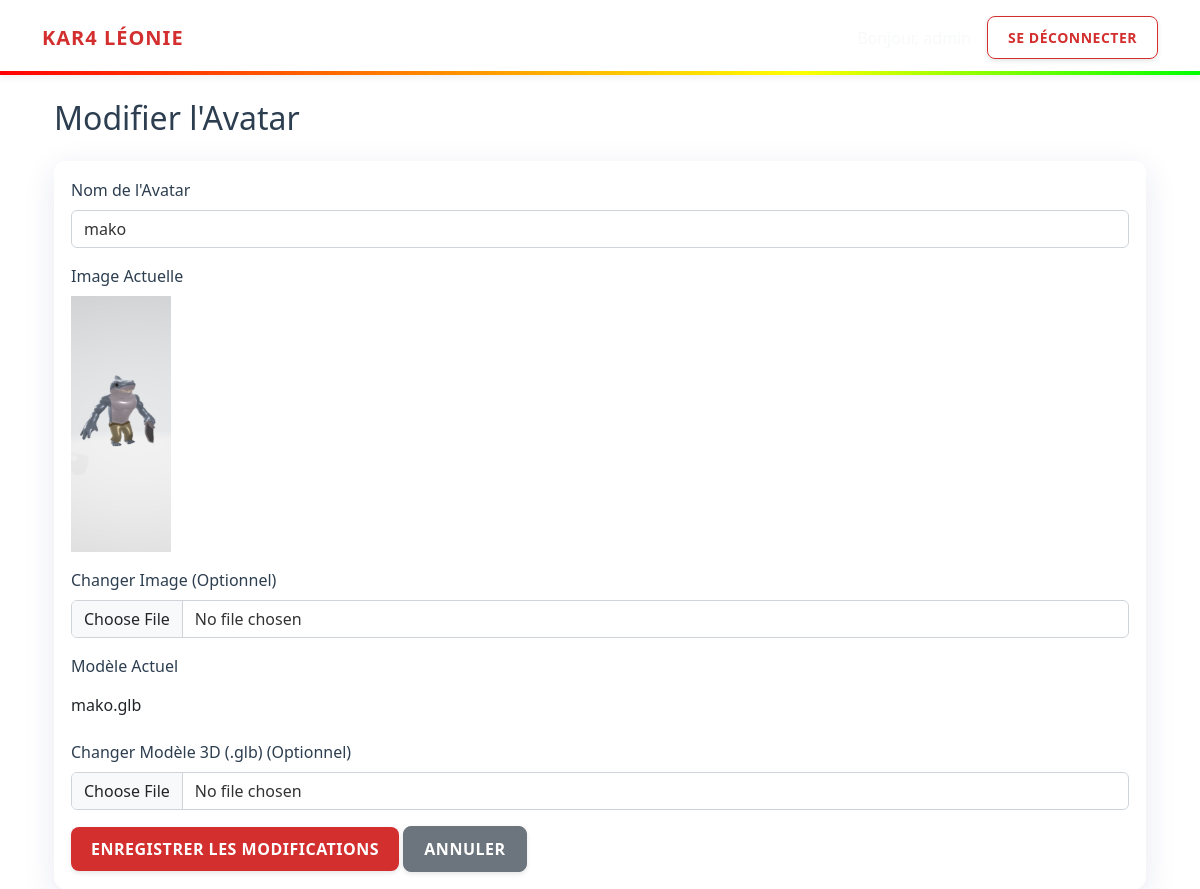
Screenshot of /index.php?page=admin&action=editAvatar&id=1 (signed in) with the database file from the repository.
### tables this page shows
CREATE TABLE `avatar` (
  `idAvatar` int(11) NOT NULL,
  `nameAvatar` varchar(50) NOT NULL,
  `imgAvatar` varchar(255) DEFAULT NULL,
  `modelAvatar` varchar(255) DEFAULT NULL
);

### config/db.php (called while the page is built, shortened)
<?php
class Database {
    private $host = "localhost";
    private $db_name = "leonie";
    private $username = "root";
    private $password = "";
    public function getConnection() {
        $this->conn = null;
        try {
            $this->conn = new PDO("mysql:host=" . $this->host . ";dbname=" . $this->db_name, $this->username, $this->password);
            $this->conn->exec("set names utf8");
        } catch(PDOException $exception) {
            echo "Connection error: " . $exception->getMessage();
        }
        return $this->conn;
    }
}

### models/Avatar.php (called while the page is built, shortened)
<?php
class Avatar
{
    private $db;
    public function __construct()
    {
        $this->db = (new Database())->getConnection();
    }
    public function getById($id)
    {
        $sql = "SELECT * FROM avatar WHERE idAvatar = :id";
        $stmt = $this->db->prepare($sql);
        $stmt->bindParam(':id', $id);
        $stmt->execute();
        return $stmt->fetch(PDO::FETCH_ASSOC);
    }
}

### views/admin/edit_avatar.php (the view, shortened to what this page needs)
<?php include 'views/layouts/header.php'; ?>
<div class="container">
    <h2 class="mb-4">Modifier l'Avatar</h2>
    <div class="card">
        <div class="card-body">
            <form action="index.php?page=admin&action=updateAvatar" method="POST" enctype="multipart/form-data">
                <div class="mb-3">
                    <label for="name" class="form-label">Nom de l'Avatar</label>
                    <input type="text" class="form-control" id="name" name="name"
                        value="<?= htmlspecialchars($avatar['nameAvatar']) ?>" required>
                </div>
                <div class="mb-3">
                    <label class="form-label">Image Actuelle</label>
                    <br>
                    <img src="<?= $avatar['imgAvatar'] ?>" alt="Avatar" width="100">
                </div>
                <div class="mb-3">
                    <label for="image" class="form-label">Changer Image (Optionnel)</label>
                    <input type="file" class="form-control" id="image" name="image" accept="image/*">
                </div>
                <div class="mb-3">
                    <label class="form-label">Modèle Actuel</label>
                    <p class="form-control-plaintext">
                        <?= $avatar['modelAvatar'] ? basename($avatar['modelAvatar']) : 'Aucun' ?></p>
                </div>
                <div class="mb-3">
                    <label for="model" class="form-label">Changer Modèle 3D (.glb) (Optionnel)</label>
                    <input type="file" class="form-control" id="model" name="model" accept=".glb">
                </div>
                <button type="submit" class="btn btn-primary">Enregistrer les modifications</button>
                <a href="index.php?page=admin&action=dashboard" class="btn btn-secondary">Annuler</a>
            </form>
        </div>
    </div>
</div>
<?php include 'views/layouts/footer.php'; ?>

### views/layouts/header.php (style rules this page uses)
:root { --christmas-red: #d32f2f; --pine-green: #388e3c; --snow-white: #ffffff; --gold: #fbc02d; --dark-text: #2c3e50; }
body { background: url('https://images.unsplash.com/photo-1491002052546-bf38f186af56?q=80&w=2608&auto=format&fit=crop') no-repeat center center fixed; background-size: cover; min-height: 100vh; font-family: 'Segoe UI', sans-serif; color: var(--dark-text); }
body::before { content: ''; position: fixed; top: 0; left: 0; right: 0; bottom: 0; background: rgba(255, 255, 255, 0.4); z-index: -1; }
.card { border: 1px solid rgba(255, 255, 255, 0.6); border-radius: 12px; box-shadow: 0 8px 32px rgba(31, 38, 135, 0.1); background: rgba(255, 255, 255, 0.85); backdrop-filter: blur(8px); color: var(--dark-text); }
.form-control { background-color: rgba(255, 255, 255, 0.9); border: 1px solid #ced4da; color: #333; }
.btn { border-radius: 8px; text-transform: uppercase; font-weight: 600; letter-spacing: 0.5px; padding: 10px 20px; box-shadow: 0 2px 5px rgba(0,0,0,0.1); transition: all 0.2s; }
.btn-primary { background-color: var(--christmas-red); border: none; }

### rows the page displays
avatar: name "mako", imgAvatar (picture), modelAvatar "mako.glb"
